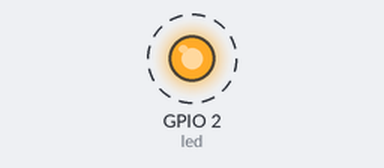
A program run on a simulated ESP32 board running MicroPython. Shown: output pins drawn as LEDs (lit = HIGH). Dashed ring = blinking. What the program prints to the serial console is not drawn.

Above: at 0.5 s.
Timing chart, 0 to 4.6 s (numbered marks = the images above):
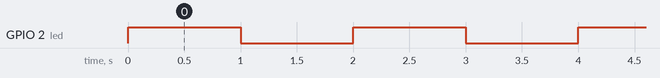

The program:

main.py
```python
from machine import Pin
import time

# Ajusta el número de pin al LED de tu placa
LED_PIN = 2

led = Pin(LED_PIN, Pin.OUT)

print("Hello, world! MicroPython arrancó correctamente.")

i = 0
while True:
    i += 1
    led.value(not led.value())  # toggle por lectura/inversión
    print("Blink #", i)
    time.sleep(1)
```

Measured:
- by itself, GPIO 2 (led): alternates HIGH for 1.0 s and LOW for 1.0 s
